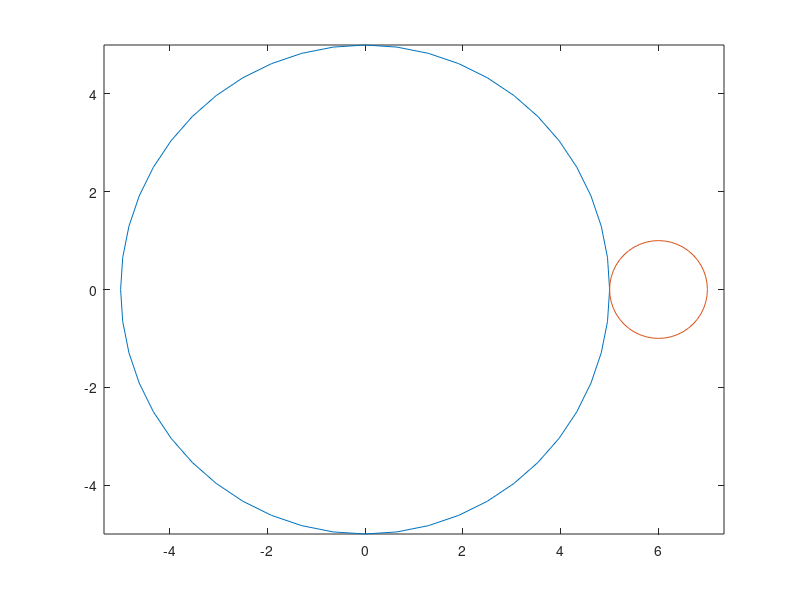

The MATLAB source for this figure: (Note: this script raises an error after producing the figure.)
r1=5; r2=1;
T=[0:pi/24:2*pi]; 
X=cos(T).*r1; 
Y=sin(T).*r1;

sz = length(T);
M = [];

plot(X,Y);
hold on;
axis equal;
X=(r1+r2) + cos(T); 
Y=sin(T);
circle2 = plot(X,Y);
circle2.XDataSource = 'X';
circle2.YDataSource = 'Y';
xlim([-r1-2*r2, r1+2*r2]);
ylim([-r1-2*r2, r1+2*r2]);
for k = 1:sz
    t=T(k);
    x=cos(t)*(r1+r2);
    y=sin(t)*(r1+r2);
    X=x+cos(T); 
    Y=y+sin(T);
    refreshdata;
    M = getframe();
end
movie(M);
hold off